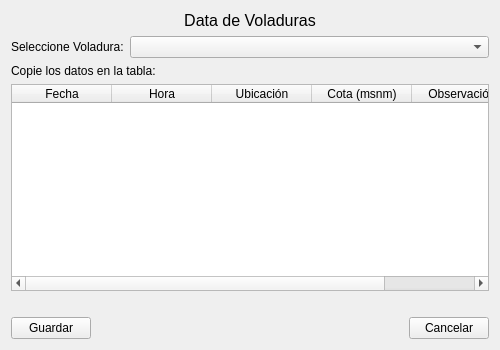
<?xml version="1.0" encoding="UTF-8"?>
<ui version="4.0">
 <class>Form</class>
 <widget class="QWidget" name="Form">
  <property name="geometry">
   <rect>
    <x>0</x>
    <y>0</y>
    <width>500</width>
    <height>350</height>
   </rect>
  </property>
  <property name="minimumSize">
   <size>
    <width>500</width>
    <height>350</height>
   </size>
  </property>
  <property name="windowTitle">
   <string>Form</string>
  </property>
  <layout class="QVBoxLayout" name="verticalLayout">
   <item>
    <widget class="QLabel" name="label_titulo">
     <property name="font">
      <font>
       <pointsize>12</pointsize>
      </font>
     </property>
     <property name="text">
      <string>Data de Voladuras</string>
     </property>
     <property name="alignment">
      <set>Qt::AlignCenter</set>
     </property>
    </widget>
   </item>
   <item>
    <layout class="QFormLayout" name="formLayout">
     <item row="0" column="0">
      <widget class="QLabel" name="label_voladura">
       <property name="text">
        <string>Seleccione Voladura:</string>
       </property>
      </widget>
     </item>
     <item row="0" column="1">
      <widget class="QComboBox" name="combo_voladuras"/>
     </item>
    </layout>
   </item>
   <item>
    <widget class="QLabel" name="label_copie">
     <property name="text">
      <string>Copie los datos en la tabla:</string>
     </property>
    </widget>
   </item>
   <item>
    <widget class="QTableWidget" name="table_voladuras_data">
     <property name="rowCount">
      <number>0</number>
     </property>
     <property name="columnCount">
      <number>5</number>
     </property>
     <column>
      <property name="text">
       <string>Fecha</string>
      </property>
     </column>
     <column>
      <property name="text">
       <string>Hora</string>
      </property>
     </column>
     <column>
      <property name="text">
       <string>Ubicación</string>
      </property>
     </column>
     <column>
      <property name="text">
       <string>Cota (msnm)</string>
      </property>
     </column>
     <column>
      <property name="text">
       <string>Observación</string>
      </property>
     </column>
    </widget>
   </item>
   <item>
    <widget class="QLabel" name="label_mensaje_estado">
     <property name="text">
      <string/>
     </property>
    </widget>
   </item>
   <item>
    <layout class="QHBoxLayout" name="horizontalLayout">
     <item>
      <widget class="QPushButton" name="btn_guardar">
       <property name="text">
        <string>Guardar</string>
       </property>
      </widget>
     </item>
     <item>
      <spacer name="horizontalSpacer">
       <property name="orientation">
        <enum>Qt::Horizontal</enum>
       </property>
       <property name="sizeHint" stdset="0">
        <size>
         <width>40</width>
         <height>20</height>
        </size>
       </property>
      </spacer>
     </item>
     <item>
      <widget class="QPushButton" name="btn_cancelar">
       <property name="text">
        <string>Cancelar</string>
       </property>
      </widget>
     </item>
    </layout>
   </item>
  </layout>
 </widget>
 <resources/>
 <connections/>
</ui>
